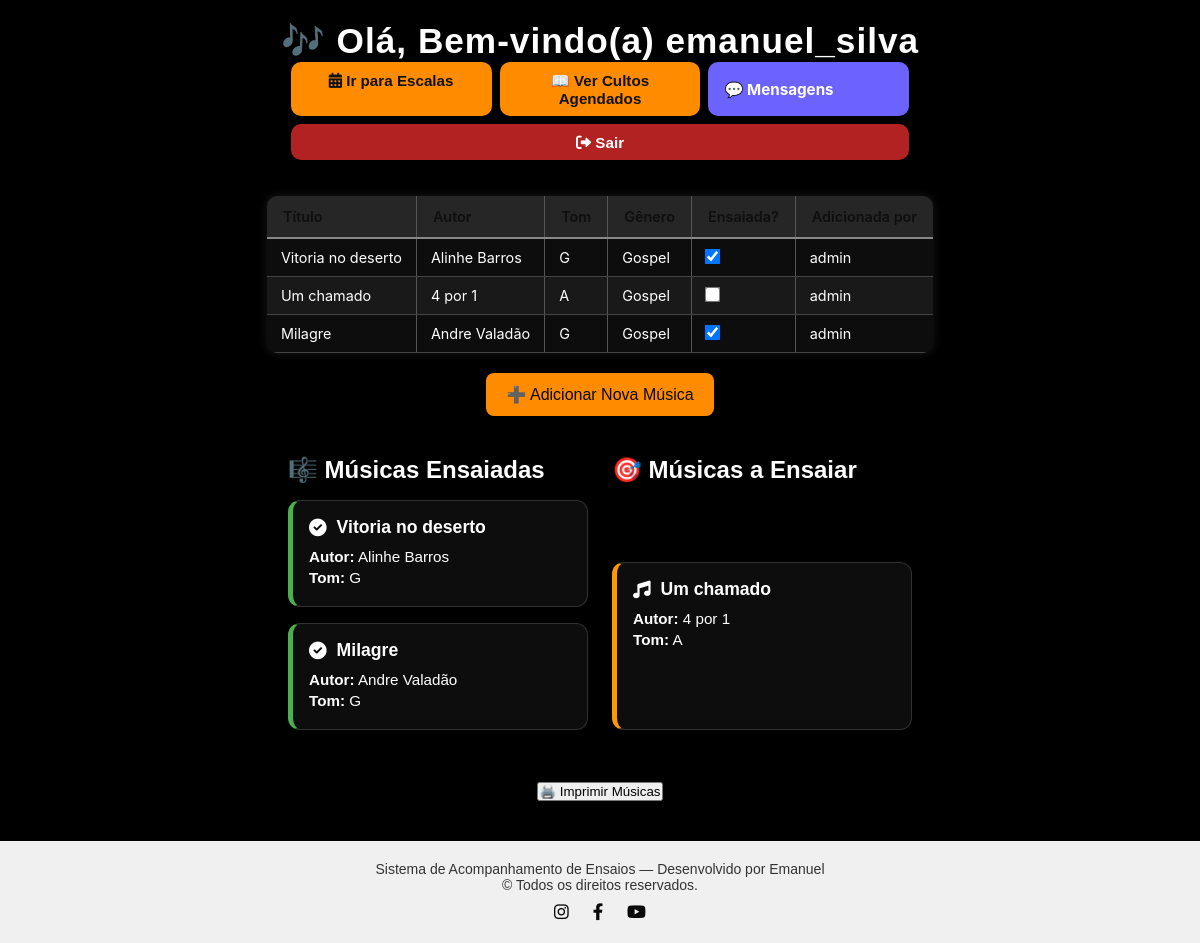
Screenshot of /musicas (signed in) with the database file from the repository.
### app.py (models this page shows)
class Usuario(UserMixin, db.Model):
    id = db.Column(db.Integer, primary_key=True)
    nome = db.Column(db.String(50), nullable=False)
    sobrenome = db.Column(db.String(50), nullable=False)
    telefone = db.Column(db.String(15), nullable=False)
    username = db.Column(db.String(50), unique=True, nullable=False)
    password = db.Column(db.String(128), nullable=False)
    role = db.Column(db.String(20), nullable=False, default="membro")
    pergunta_seguranca = db.Column(db.String(200), nullable=False)
    resposta_seguranca = db.Column(db.String(200), nullable=False)

class Music(db.Model):
    musica_id = db.Column(db.Integer, primary_key=True)  # 🔹 Agora chamamos a coluna corretamente!
    titulo = db.Column(db.String(100), nullable=False)
    autor = db.Column(db.String(100), nullable=False)
    genero = db.Column(db.String(50), nullable=False)
    tom = db.Column(db.String(10), nullable=False)
    usuario_id = db.Column(db.Integer, db.ForeignKey('usuario.id'))
    ensaiada = db.Column(db.Boolean, default=False)
    data_ensaio = db.Column(db.DateTime)
    usuario = db.relationship('Usuario', backref='musicas')

### app.py (the view, shortened to what this page needs)
@app.route('/musicas', methods=['GET','POST'])
@login_required
def musicas():
    musicas_lista = Music.query.all()
    return render_template('musicas.html', musicas=musicas_lista)

### app.py (called while the page is built)
@login_manager.user_loader
def load_user(user_id):
    return db.session.get(Usuario, int(user_id))  # 🔹 Usa a sessão corretamente sem `with`

### templates/musicas.html (shortened to what this page needs)
<!DOCTYPE html>
<html lang="pt-BR">
<head>
  <link rel="stylesheet" href="{{ url_for('static', filename='musicas.css') }}" />
  <link rel="stylesheet" href="https://cdnjs.cloudflare.com/ajax/libs/font-awesome/6.0.0/css/all.min.css" />
</head>
<body>
  <header>
    <h1 class="efeito-aproximacao">🎶 Olá, Bem-vindo(a) {{ current_user.username }}</h1>
  </header>
  <div class="botoes-wrapper">
    <a href="{{ url_for('escala') }}" class="botao-escala"><i class="fa-solid fa-calendar-alt"></i> Ir para Escalas</a>
    <a href="{{ url_for('cultos') }}" class="botao-ver-cultos">📖 Ver Cultos Agendados</a>
    <button id="btnAbrirMensagens" class="botao-mensagens">💬 Mensagens</button>
    <a href="{{ url_for('logout') }}" class="botao-sair"><i class="fas fa-sign-out-alt"></i> Sair</a>
  </div>
<div id="cardMusicas">
  {% if musicas %}
      <form id="formMusicas">
        <div class="tabela-container">
         <table class="tabela">
          <thead>
            <tr>
              <th>Título</th>
              <th>Autor</th>
              <th>Tom</th>
              <th>Gênero</th>
              <th>Ensaiada?</th>
              <th>Adicionada por</th>
            </tr>
          </thead>
          <tbody id="tabelaMusicas">
            {% for musica in musicas %}
            <tr>
              <td>{{ musica.titulo }}</td>
              <td>{{ musica.autor }}</td>
              <td>{{ musica.tom }}</td>
              <td>{{ musica.genero }}</td>
              <td>
                <input type="checkbox" name="status_{{ musica.musica_id }}" {% if musica.ensaiada %}checked{% endif %}>
              </td>
              <td>{{ musica.usuario.nome if musica.usuario else "Desconhecido" }}</td>
            </tr>
            {% endfor %}
          </tbody>
        </table>
      </div>
    </form>
    {% else %}
      <p>📌 Nenhuma música cadastrada no momento.</p>
    {% endif %}
  </div>
    <div class="centraliza-botao-wrapper">
      <button id="btnAbrirModalAdicionarMusica" class="botao-adicionar-musica" type="button">
        ➕ Adicionar Nova Música
      </button>
    </div>
  <div class="duas-listas">
    <div class="lista-cards">
      <h2>🎼 Músicas Ensaiadas</h2>
      {% for musica in musicas %}
        {% if musica.ensaiada %}
        <div class="card-musica ensaiada" data-id="{{ musica.musica_id }}">
          <div class="card-header">
            <i class="fa-solid fa-check-circle"></i>
            <strong>{{ musica.titulo }}</strong>
          </div>
          <div class="card-body">
            <p><strong>Autor:</strong> {{ musica.autor }}</p>
            <p><strong>Tom:</strong> {{ musica.tom }}</p>
          </div>
        </div>
        {% endif %}
      {% endfor %}
    </div>
    <div class="lista-cards">
      <h2>🎯 Músicas a Ensaiar</h2>
      {% for musica in musicas %}
        {% if not musica.ensaiada %}
        <div class="card-musica a-ensaiar" data-id="{{ musica.musica_id }}">
          <div class="card-header">
            <i class="fa-solid fa-music"></i>
            <strong>{{ musica.titulo }}</strong>
          </div>
          <div class="card-body">
            <p><strong>Autor:</strong> {{ musica.autor }}</p>
            <p><strong>Tom:</strong> {{ musica.tom }}</p>
          </div>
        </div>
        {% endif %}
      {% endfor %}
    </div>
  </div>
      <div style="margin-top: 20px;">
        <button onclick="imprimirMusicas()" type="button" class="botao-imprimir">🖨️ Imprimir Músicas</button>
      </div>
  <footer class="rodape">
    <p>Sistema de Acompanhamento de Ensaios — Desenvolvido por Emanuel</p>
    <p>&copy; {{ current_year }} Todos os direitos reservados.</p>
    <div class="icones-sociais">
      <a href="https://www.instagram.com" target="_blank"><i class="fab fa-instagram"></i></a>
      <a href="https://www.facebook.com" target="_blank"><i class="fab fa-facebook-f"></i></a>
      <a href="https://www.youtube.com" target="_blank"><i class="fab fa-youtube"></i></a>
    </div>
  </footer>
</body>
</html>

### rows the page displays
Usuario: username "emanuel_silva"
Music: titulo "Vitoria no deserto", autor "Alinhe Barros", tom "G", genero "Gospel", ensaiada "☑", usuario "admin"
Music: titulo "Um chamado", autor "4 por 1", tom "A", genero "Gospel", usuario "admin"
Music: titulo "Milagre", autor "Andre Valadão", tom "G", genero "Gospel", ensaiada "☑", usuario "admin"
